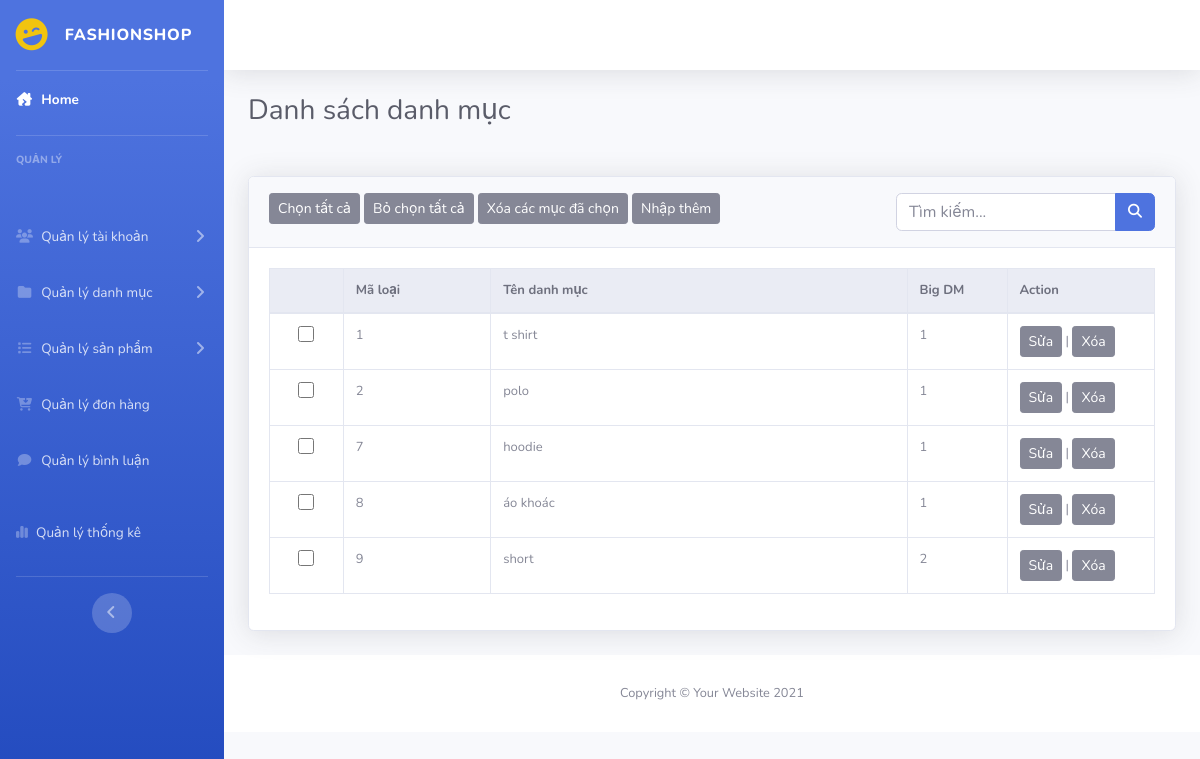
/admin/index.php?act=dsdanhmuc, run on the app's committed database.
### tables this page shows
CREATE TABLE `danhmuc` (
  `id` int(11) NOT NULL COMMENT 'Id danh mục',
  `name` varchar(255) NOT NULL COMMENT 'Tên danh mục',
  `id_dm` int(11) NOT NULL
);

### model/pdo.php (called while the page is built, shortened)
<?php
function pdo_get_connection(){
    $servername = "localhost";
    $username = "root";
    $password = "";
    try {
        $conn = new PDO("mysql:host=$servername;dbname=duan1_09", $username, $password);
        $conn->setAttribute(PDO::ATTR_ERRMODE, PDO::ERRMODE_EXCEPTION);
        return $conn;
    } catch(PDOException $e) {
        echo "Connection failed: " . $e->getMessage();
    }
}
function pdo_query($sql){
    $sql_args=array_slice(func_get_args(),1);
    try{
        $conn=pdo_get_connection();
        $stmt=$conn->prepare($sql);
        $stmt->execute($sql_args);
        $rows=$stmt->fetchAll();
        return $rows;
    }
    catch(PDOException $e){
        throw $e;
    }
    finally{
        unset($conn);
    }
}
?>

### model/danhmuc.php (called while the page is built, shortened)
<?php
function danhsach_danhmuc()
{
    $sql = "SELECT * FROM danhmuc";
    $result = pdo_query($sql);
    return $result;
}

### admin/danhmuc/dsdanhmuc.php (the view)
<div class="container-fluid ">
    <h1 class="h3 mb-2 text-gray-800 mb-5">Danh sách danh mục</h1>
    <div class="card shadow mb-4">
        <div class="card-header py-3">
            <button class="btn btn-secondary btn-sm">Chọn tất cả</button>
            <button class="btn btn-secondary btn-sm">Bỏ chọn tất cả</button>
            <button class="btn btn-secondary btn-sm">Xóa các mục đã chọn</button>
            <a href="?act=add_danhmuc"><button class="btn btn-secondary btn-sm">Nhập thêm</button></a>
            <form action="" class="float-right">
                <div class="input-group">
                    <input type="text" class="form-control" name="kyw" placeholder="Tìm kiếm...">
                    <div class="input-group-append">
                        <button class="btn btn-primary" type="submit" name="search">
                            <i class="fas fa-search fa-sm"></i>
                        </button>
                    </div>
                </div>
            </form>
        </div>
        <div class="card-body">
            <div class="table-responsive">
                <table class="table table-bordered" width="100%" cellspacing="0">
                    <thead class="thead-light">
                        <tr>
                            <th></th>
                            <th>Mã loại</th>
                            <th>Tên danh mục</th>
                            <th>Big DM</th>
                            <th>Action</th>
                        </tr>
                    </thead>
                    <tbody>
                        <?php
                            foreach($dsdm as $dm){
                                extract($dm);
                                echo '
                                <tr>
                                    <td class="col-1 text-center"><input type="checkbox" name="select" id=""></td>
                                    <td class="col-2">'.$id.'</td>
                                    <td>'.$name.'</td>
                                    <td>'.$id_dm.'</td>
                                    <td class="col-2"><a href="index.php?act=update_danhmuc&iddm='.$id.'"><button class="btn btn-secondary btn-sm">Sửa</button></a> |
                                        <a href="index.php?act=delete_danhmuc&iddm='.$id.'"><button class="btn btn-secondary btn-sm">Xóa</button></a>
                                    </td>
                                </tr>
                                ';
                            }
                        ?>
                    </tbody>
                </table>
            </div>
        </div>
    </div>
</div>

### assets/css/style_admin.css (style rules this page uses)
input[type="checkbox"] { width: 16px; height: 16px; }
.card-body { flex: 1 1 auto; min-height: 1px; padding: 1.25rem; margin: 0px; }
.card-header:first-child { border-radius: calc(0.35rem - 1px) calc(0.35rem - 1px) 0 0; margin: 0px; }
table tbody td:nth-child(4) { width: 100px; }
.card-body { flex: 1 1 auto; min-height: 1px; padding: 1.25rem; font-size: 13px; }

### data on the page
danhmuc: id "1", name "t shirt", id_dm "1"
danhmuc: id "2", name "polo", id_dm "1"
danhmuc: id "7", name "hoodie", id_dm "1"
danhmuc: id "8", name "áo khoác", id_dm "1"
danhmuc: id "9", name "short", id_dm "2"
